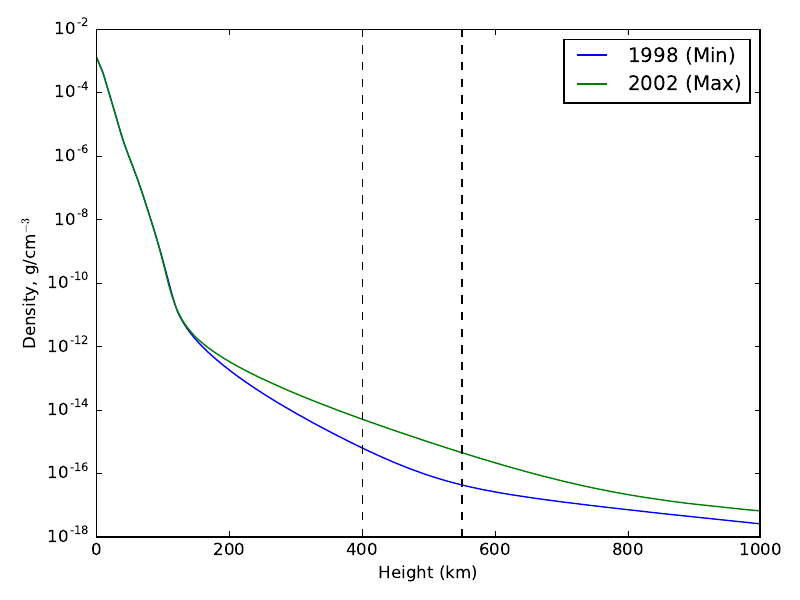

Source code (Python):
import numpy as np
import pandas as pd
import matplotlib.pyplot as plt


df = pd.read_csv('atmosphere.dat', delimiter=r"\s+")
f, ax = plt.subplots()
df.query('Year == 1998').plot(x="Height", y="Density", ax=ax, color='b', logy=True, label='1998 (Min)')
df.query('Year == 2002').plot(x="Height", y="Density", ax=ax, color='g', logy=True, label='2002 (Max)')
plt.axvline(400, ls='--', color='k')
plt.axvline(550, ls='--', color='k')
plt.xlabel('Height (km)')
plt.ylabel('Density, g/cm$^{-3}$')
plt.tight_layout()
plt.savefig('p5.pdf')

max_iss = df.query('Height == 400 and Year == 2002').Density.values[0]
max_hst = df.query('Height == 550 and Year == 2002').Density.values[0]
min_iss = df.query('Height == 400 and Year == 1998').Density.values[0]
min_hst = df.query('Height == 550 and Year == 1998').Density.values[0]

def D(rho, norm=True):
    rho /= 1000  # convert from g/cm-3 to kg/m-3
    S = 55.44  # m
    C = 2.5
    v = np.array([6.47, 1.97, -3.45]) * 1000  # convert from km/s to m/s
    d = -1/2 * rho * S * C * np.linalg.norm(v)**2 * (v/np.linalg.norm(v))

    if norm:
        return np.linalg.norm(d)
    else:
        return d


print('Max ISS ', D(max_iss))
print('Max HST ', D(max_hst))
print('Min ISS ', D(min_iss))
print('Min HST ', D(min_hst))

df['Drag'] = df.Density.apply(D)

f, ax = plt.subplots()
df.query('Year == 1998').plot(x="Height", y="Drag", ax=ax, color='b', logy=True, label='1998 (Min)')
df.query('Year == 2002').plot(x="Height", y="Drag", ax=ax, color='g', logy=True, label='2002 (Max)')
plt.axvline(400, ls='--', color='k')
plt.axvline(550, ls='--', color='k')
plt.xlabel('Height (km)')
plt.ylabel('Drag Force, N')
plt.tight_layout()
plt.savefig('p5b.pdf')
